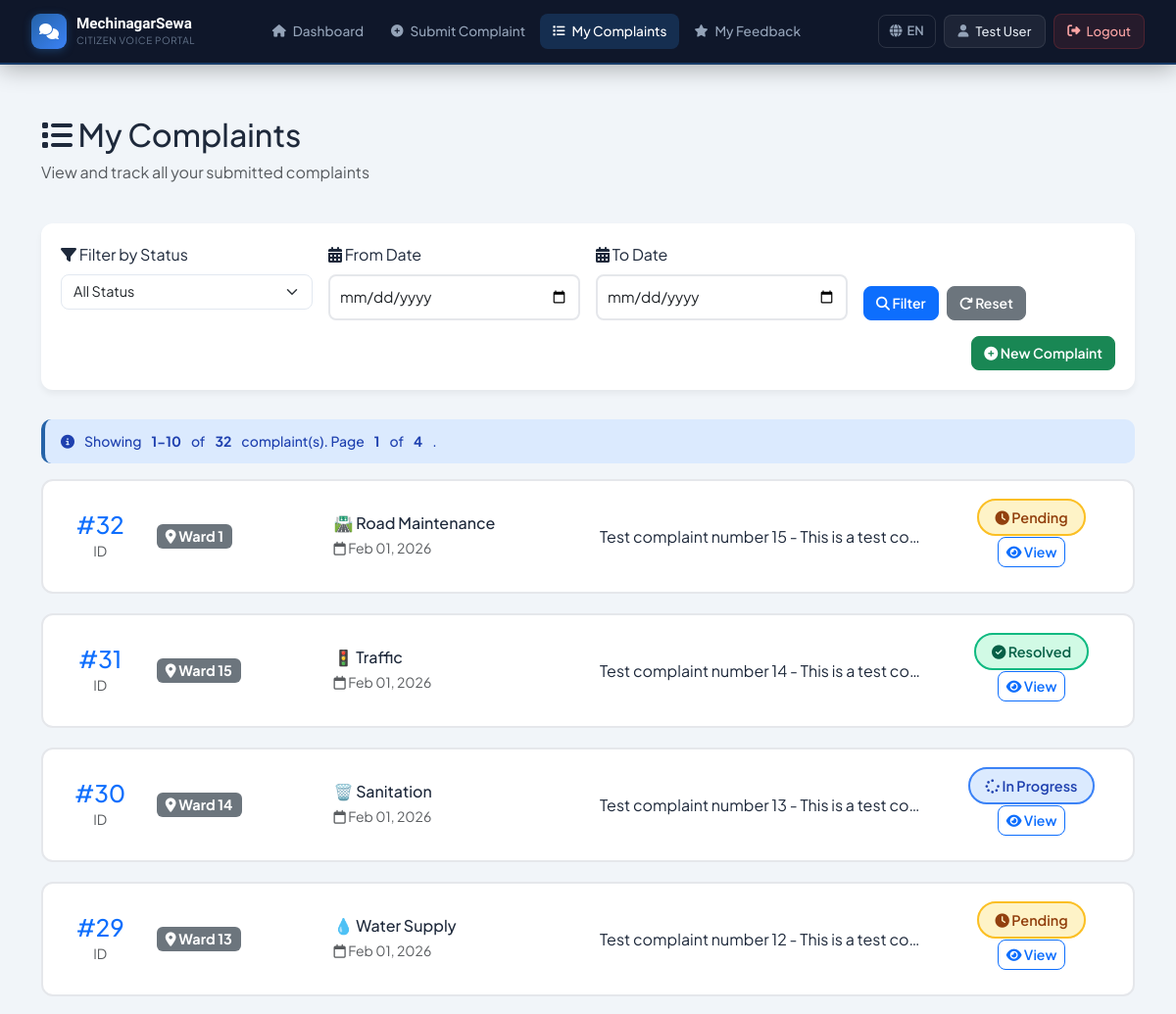
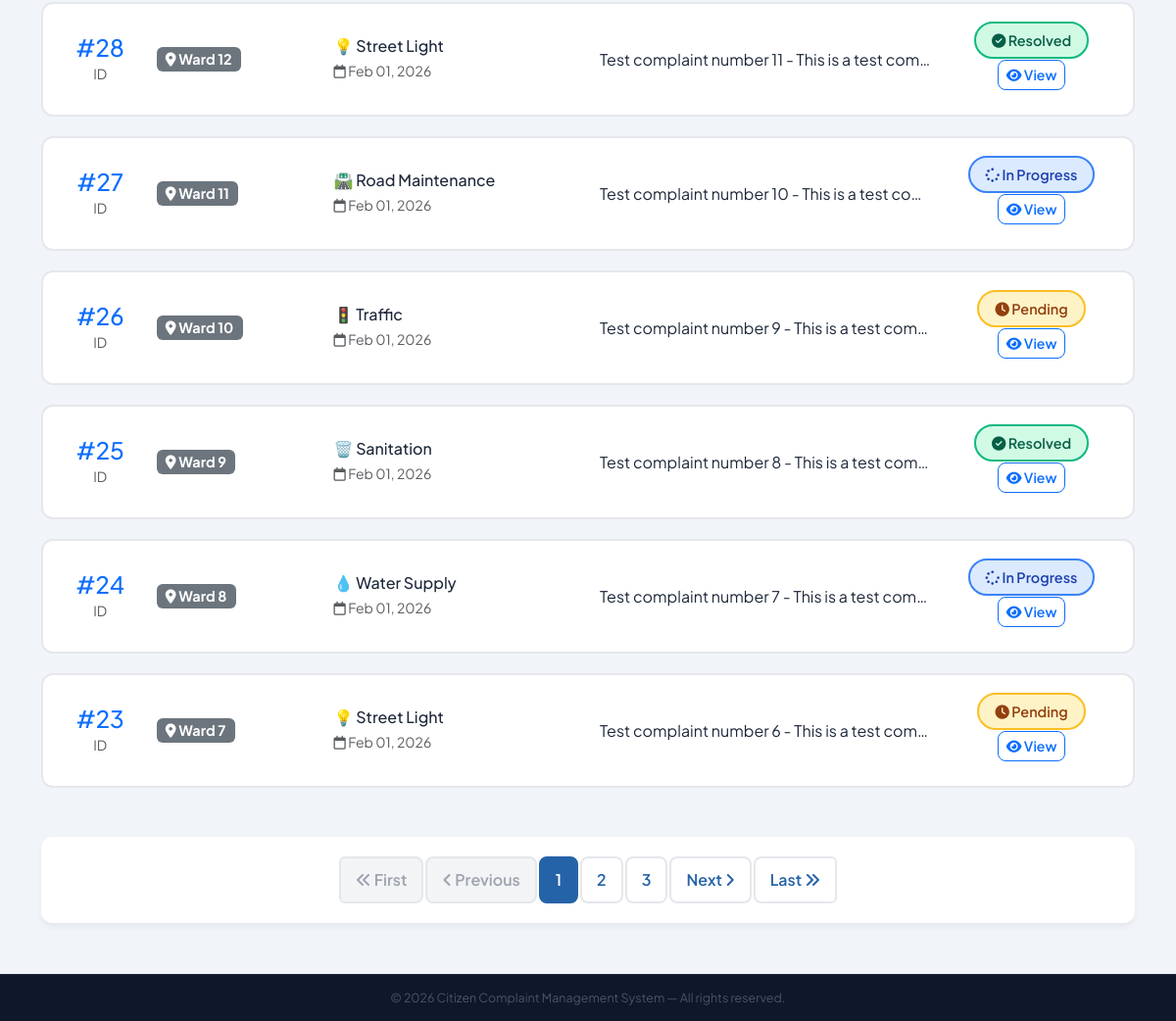
The app's page /complaints/my-complaints/ (signed in), older data (2 pictures, top to bottom).
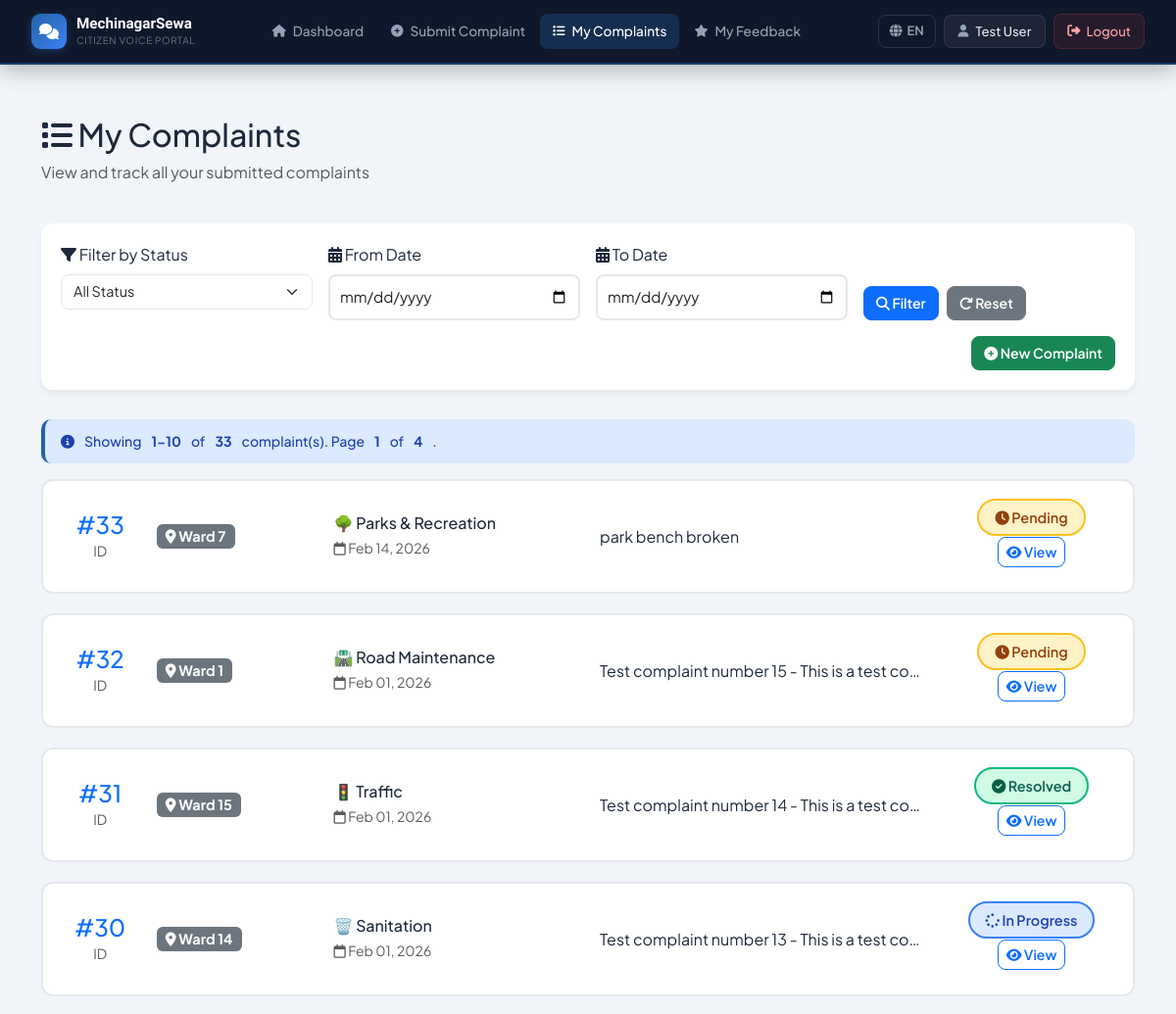
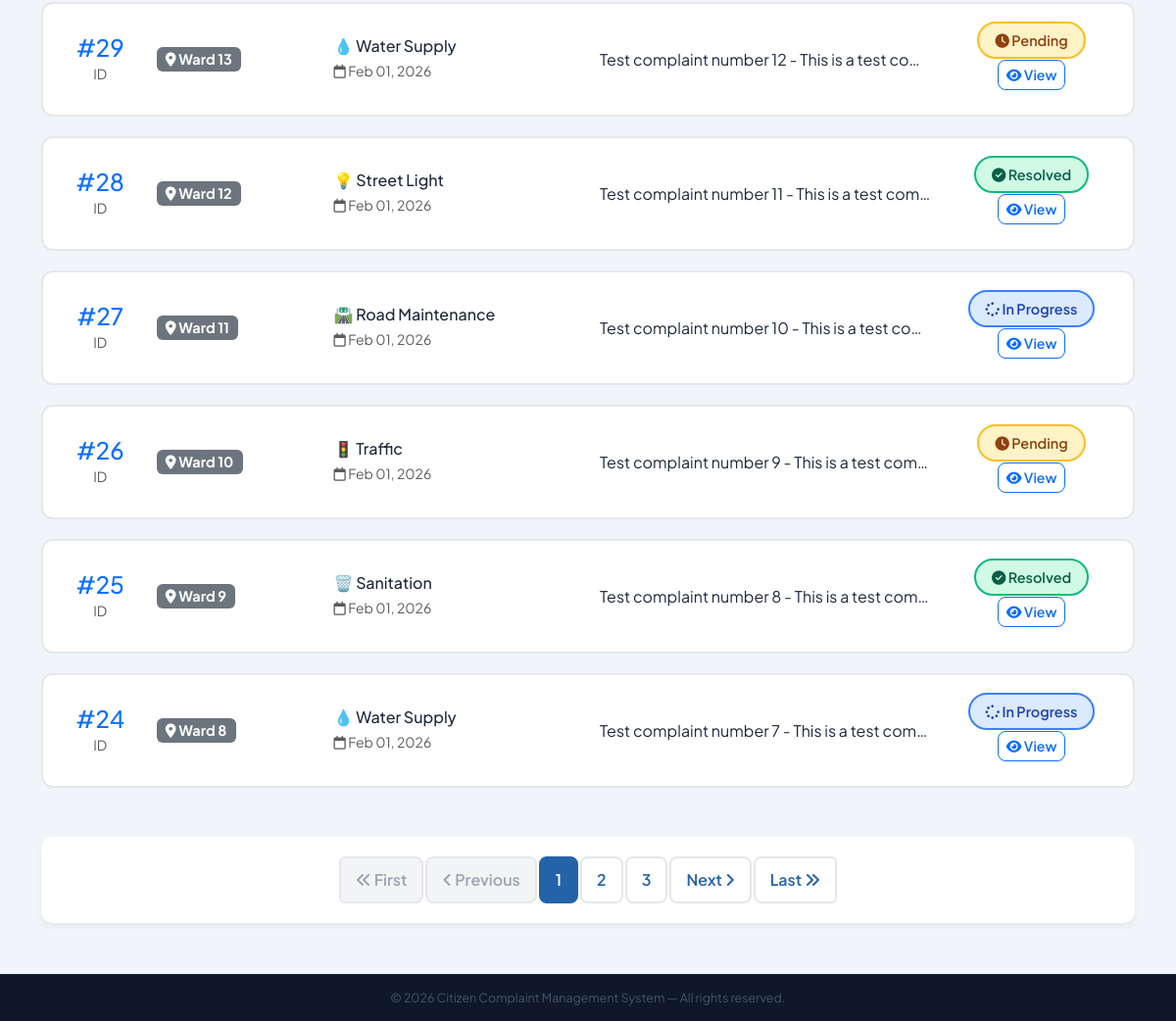
The same page, newer data (2 pictures, top to bottom).
### complaints/models.py (models this page shows, shortened)
class Complaint(models.Model):
    STATUS_CHOICES = [
        ('Pending', 'Pending'),
        ('In Progress', 'In Progress'),
        ('Resolved', 'Resolved'),
    ]
    CATEGORY_CHOICES = [
        ('Road Maintenance', 'Road Maintenance'),
        ('Street Light', 'Street Light'),
        ('Water Supply', 'Water Supply'),
        ('Sanitation', 'Sanitation'),
        ('Traffic', 'Traffic'),
        ('Parks', 'Parks & Recreation'),
        ('Other', 'Other'),
    ]
    PRIORITY_CHOICES = [
        ('Normal', 'Normal'),
        ('Urgent', 'Urgent'),
    ]
    WARD_CHOICES = [(str(i), f'Ward {i}') for i in range(1, 16)]
    user = models.ForeignKey(
        settings.AUTH_USER_MODEL,
        on_delete=models.CASCADE,
        related_name='complaints'
    )
    ward = models.CharField(
        max_length=2,
        choices=WARD_CHOICES,
        help_text="Select your ward number (1-15)"
    )
    category = models.CharField(max_length=100, choices=CATEGORY_CHOICES)
    description = models.TextField()
    image = models.ImageField(upload_to=complaint_image_path, blank=True, null=True)
    status = models.CharField(max_length=20, choices=STATUS_CHOICES, default='Pending')
    priority = models.CharField(
        max_length=10,
        choices=PRIORITY_CHOICES,
        default='Normal',
        help_text="Priority level - Auto-flagged as Urgent after 7 days"
    )
    created_at = models.DateTimeField(auto_now_add=True)
    updated_at = models.DateTimeField(auto_now=True)
    class Meta:
        db_table = 'complaints'
        ordering = ['-created_at']
        verbose_name = 'Complaint'
        verbose_name_plural = 'Complaints'
        indexes = [
            models.Index(fields=['status', 'created_at']),
            models.Index(fields=['ward', 'status']),
            models.Index(fields=['priority', 'status']),
        ]

### complaints/views.py (the view, shortened to what this page needs)
# urls.py: path('my-complaints/', views.my_complaints, name='my_complaints'),
@login_required
def my_complaints(request):
    complaints_list = Complaint.objects.filter(user=request.user).select_related('user').order_by('-created_at')
    status_filter = request.GET.get('status')
    if status_filter:
        complaints_list = complaints_list.filter(status=status_filter)
    from_date = request.GET.get('from_date')
    to_date = request.GET.get('to_date')
    if from_date:
        try:
            from_date_obj = datetime.strptime(from_date, '%Y-%m-%d')
            complaints_list = complaints_list.filter(created_at__gte=from_date_obj)
        except ValueError:
            messages.error(request, 'Invalid from date format.')
    paginator = Paginator(complaints_list, 10)
    page = request.GET.get('page')
    try:
        complaints = paginator.page(page)
    except PageNotAnInteger:
        complaints = paginator.page(1)
    except EmptyPage:
        complaints = paginator.page(paginator.num_pages)
    context = {
        'complaints': complaints,
        'status_filter': status_filter,
        'from_date': from_date,
        'to_date': to_date,
        'paginator': paginator,
    }
    return render(request, 'complaints/my_complaints.html', context)

### core/context_processors.py (called while the page is built)
def language(request):
    lang = request.session.get('language', 'en')
    return {
        'lang': lang,
        'translations': get_lang_dict(lang),
        't': get_lang_dict(lang),  # Shorter alias
    }

### core/translation.py (called while the page is built)
def get_lang_dict(lang='en'):
    return TRANSLATIONS.get(lang, TRANSLATIONS['en'])

### complaints/templates/complaints/my_complaints.html (shortened to what the changed rows need)
{% extends 'base.html' %}
{% block content %}
<div class="container py-4">
    <div class="row mb-4">
        <div class="col-12">
            <h2>
                <i class="fas fa-list"></i> {{ t.my_complaints }}
            </h2>
        </div>
    </div>
    {% if complaints %}
        <div class="alert alert-info">
            <i class="fas fa-info-circle"></i>
            {% if lang == 'ne' %}
                कुल <strong>{{ paginator.count }}</strong> गुनासो फेला पर्यो।
                पृष्ठ <strong>{{ complaints.number }}</strong> of <strong>{{ paginator.num_pages }}</strong> देखाउँदै।
            {% else %}
                Showing <strong>{{ complaints.start_index }}-{{ complaints.end_index }}</strong> of <strong>{{ paginator.count }}</strong> complaint(s).
                Page <strong>{{ complaints.number }}</strong> of <strong>{{ paginator.num_pages }}</strong>.
            {% endif %}
        </div>
        <div class="row">
            {% for complaint in complaints %}
                <div class="col-12">
                    <div class="complaint-card">
                        <div class="row align-items-center">
                            <div class="col-md-1">
                                <div class="text-center">
                                    <h4 class="mb-0 text-primary">#{{ complaint.id }}</h4>
                                    <small class="text-muted">{{ t.id }}</small>
                                </div>
                            </div>
                            <div class="col-md-2">
                                <span class="badge bg-secondary" style="font-size: 0.9rem;">
                                    <i class="fas fa-map-marker-alt"></i> {{ t.ward }} {{ complaint.ward }}
                                </span>
                            </div>
                            <div class="col-md-3">
                                <h6 class="mb-1">
                                    {% if complaint.category == 'Road Maintenance' %}🛣️ {{ t.road_maintenance }}
                                    {% elif complaint.category == 'Street Light' %}💡 {{ t.street_light }}
                                    {% elif complaint.category == 'Water Supply' %}💧 {{ t.water_supply }}
                                    {% elif complaint.category == 'Sanitation' %}🗑️ {{ t.sanitation }}
                                    {% elif complaint.category == 'Traffic' %}🚦 {{ t.traffic }}
                                    {% elif complaint.category == 'Parks' %}🌳 {{ t.parks }}
                                    {% else %}📌 {{ t.other }}{% endif %}
                                </h6>
                                <small class="text-muted">
                                    <i class="far fa-calendar"></i> {{ complaint.created_at|date:"M d, Y" }}
                                </small>
                            </div>
                            <div class="col-md-4">
                                <p class="mb-0 text-truncate">
                                    {{ complaint.description|truncatewords:15 }}
                                </p>
                            </div>
                            <div class="col-md-2">
                                <div class="text-center">
                                    {% if complaint.status == 'Pending' %}
                                        <span class="status-badge status-pending">
                                            <i class="fas fa-clock"></i> {{ t.pending }}
                                        </span>
                                    {% elif complaint.status == 'In Progress' %}
                                        <span class="status-badge status-progress">
                                            <i class="fas fa-spinner"></i> {{ t.in_progress }}
                                        </span>
                                    {% else %}
                                        <span class="status-badge status-resolved">
                                            <i class="fas fa-check-circle"></i> {{ t.resolved }}
                                        </span>
                                    {% endif %}
                                    <div class="mt-2">
                                        <a href="{% url 'complaint_detail' complaint.id %}" class="btn btn-sm btn-outline-primary">
                                            <i class="fas fa-eye"></i> {{ t.view }}
                                        </a>
                                    </div>
                                </div>
                            </div>
                        </div>
                    </div>
                </div>
            {% endfor %}
        </div>
        {% if paginator.num_pages > 1 %}
        <div class="pagination-container">
            <nav aria-label="Page navigation">
                <ul class="pagination">
                    {% for num in paginator.page_range %}
                        {% if num == complaints.number %}
                            <li class="page-item active">
                                <span class="page-link">{{ num }}</span>
                            </li>
                        {% elif num > complaints.number|add:'-3' and num < complaints.number|add:'3' %}
                            <li class="page-item">
                                <a class="page-link" href="?page={{ num }}">{{ num }}</a>
                            </li>
                        {% endif %}
                    {% endfor %}
                </ul>
            </nav>
        </div>
        {% endif %}
    {% endif %}
</div>
{% endblock %}

Row changes from the older to the newer data that the page shows:
no longer on this page (row unchanged): Complaint: id "23", id "ID", ward "Ward", ward "7", street_light "Street Light", created_at "Feb 01, 2026", description "Test complaint number 6 - This is a test com…", pending "Pending", view "View"
added Complaint: id "33", id "ID", ward "Ward", ward "7", parks "Parks & Recreation", created_at "Feb 14, 2026", description "park bench broken", pending "Pending", view "View"
Text that changed along with them:
{{ paginator.count }}: "32" → "33"
